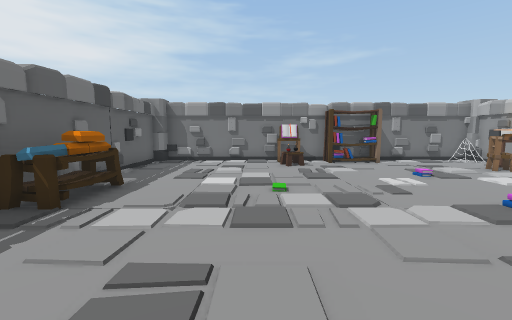
view 1 (above)

13 first-person views from a walk through a scene from a Unity 3-D project. The camera is 1.3 m above the floor, tilts 6° down and sees 90° across. The floor is counted in squares, 1 m on a side. Each view is taken from the middle of a square. On the plan, view 1 faces up. The plan holds only what a view shows up to about 13 squares ahead; the rest is blank. The player is left out.

view 2
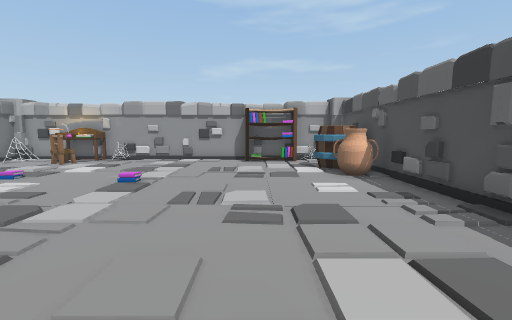

view 3
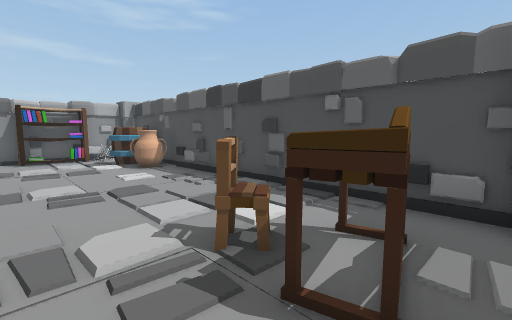

view 4
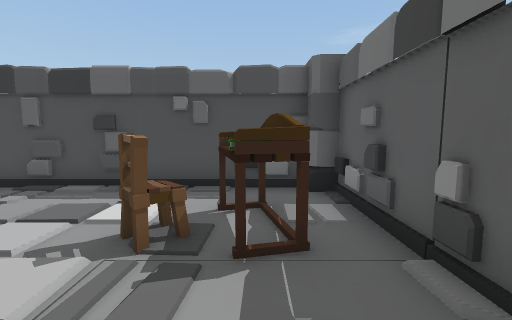

view 5
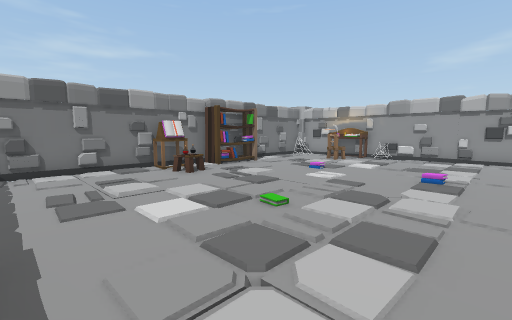

view 6
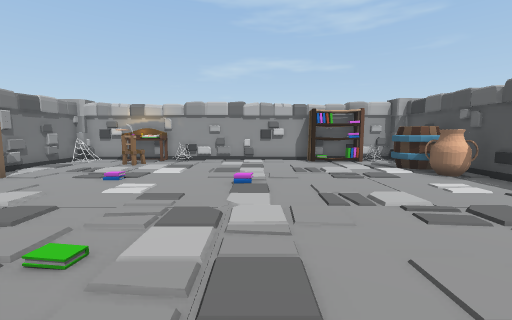

view 7
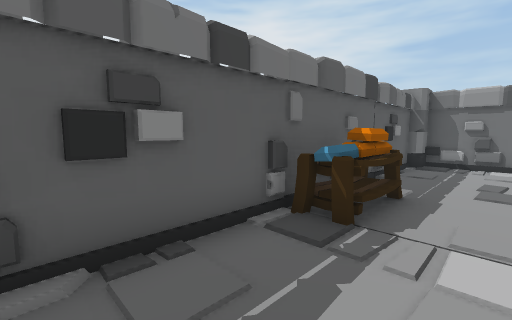

view 8
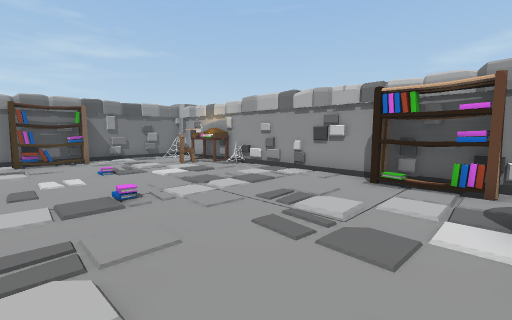

view 9
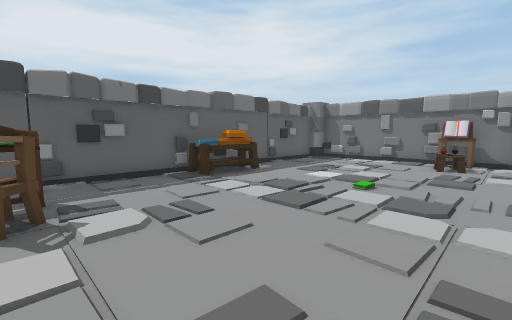

view 10
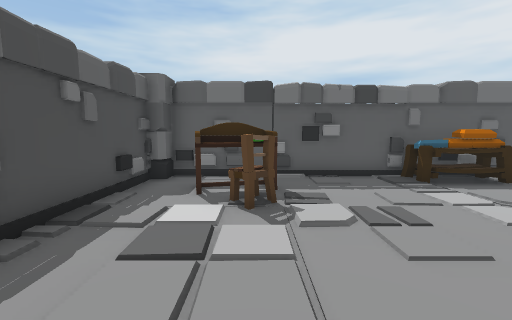

view 11
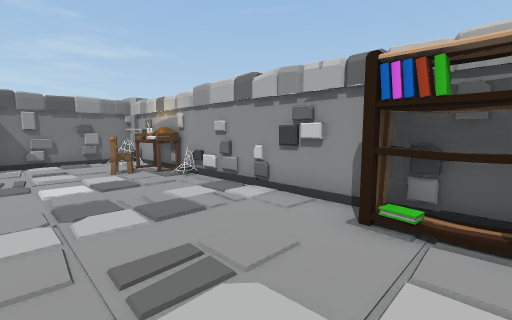

view 12
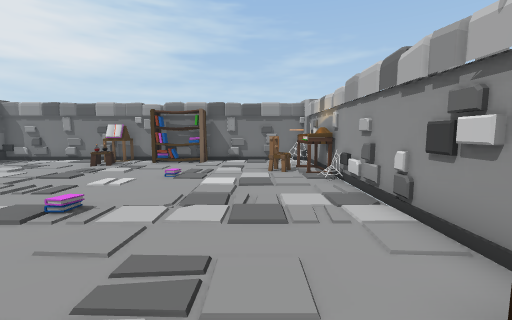

view 13
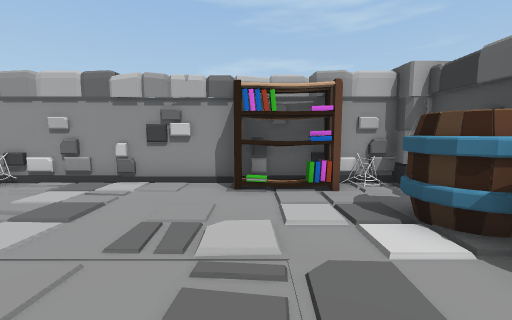

### Floor plan
Points are (right, up) in squares from view 1. A wall is a line through its corners. A room is listed if a view was taken in it or the views show most of it. See-through windows are left out.
Room 1 (views 1, 2, 3, 4, 5, 6, 7, 8, 9, 10, 11, 12, 13)
walls: (5.9, -1.6) (6.4, -1.6); (5.7, -1.7) (6.5, -1.5); (5.7, -2.7) (5.5, -2.2); (-4.8, 11.5) (-4.8, -3.1) (10.1, -3.1); (10.4, 12.6) (-4.4, 12.6); (10.6, -2.6) (10.6, 12.2)
ways out: gap at (-4, -1)
objects: other object (-5, 12) to (-4, 13); other object (-4, 4); other object (-4, 5); other object (-4, 6); other object (-4, 7); other object (-3, -1) to (-2, 0); other object (-2, 0) to (-1, 0); other object (1, 11); other object (1, 12) to (2, 12); other object (2, 11); other object (3, 12) to (6, 12); other object (7, -2) to (8, -1); other object (9, 9); other object (10, -2); other object (10, -1); other object (10, 0); other object (10, 1); other object (10, 8) to (10, 9); other object (10, 11); other object (10, 12)

Where each view was taken, in squares from view 1:
view 1: 0 up, 0 right, facing up
view 2: 1 up, 2 left, facing right
view 3: 2 up, 4 left, facing down-right
view 4: 3 up, 3 left, facing down
view 5: 3 up, 3 left, facing up-right
view 6: 4 up, 2 left, facing right
view 7: 1 up, 2 left, facing up-left
view 8: 1 down, 3 right, facing up-right
view 9: 0 up, 3 right, facing up-left
view 10: 0 up, 3 right, facing left
view 11: 0 up, 6 right, facing up-right
view 12: 0 up, 8 right, facing up
view 13: 1 up, 4 right, facing right
